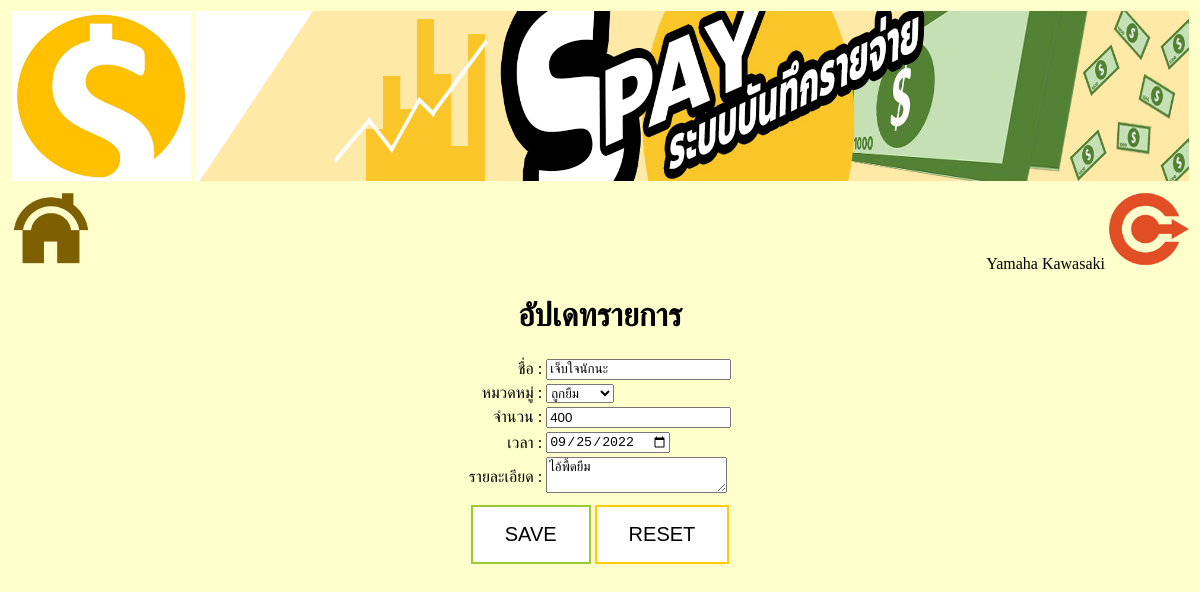
/f_spay_updatelist.php?id=1 (signed in), run on the app's committed database.
### tables this page shows
CREATE TABLE `payment` (
  `id` int(11) NOT NULL,
  `name` text  NOT NULL,
  `payment_type_id` int(11) NOT NULL,
  `date` date NOT NULL,
  `description` text  NOT NULL,
  `amount` decimal(10,0) NOT NULL,
  `is_delete` tinyint(1) NOT NULL,
  `user` varchar(10)  NOT NULL
);

CREATE TABLE `payment_type` (
  `id` int(11) NOT NULL,
  `name` text  NOT NULL,
  `description` text  NOT NULL,
  `is_delete` tinyint(1) NOT NULL,
  `last_update` datetime NOT NULL,
  `user` varchar(10)  NOT NULL
);

### f_spay_updatelist.php (the view, shortened to what this page needs)
<!DOCTYPE html>
<html>
<head>
</head>
<body bgcolor ="#FFFFCC">
<?php
require_once("db_connect.php");
require_once("header.php");
?>
<center>
<?php
echo "<h1 align='center'>อัปเดทรายการ</h1>\n";
$sql = "SELECT id, name, payment_type_id, date, description, amount, user FROM payment  WHERE id = '".$_GET["id"]."'  ;";
$rs = $db_conn->query($sql)
	or die ("Error: ".$sql."<br/><br/>");
$row = $rs->fetch_assoc();
$sql2  = "SELECT id, name, description, is_delete, last_update ";
$sql2 .=	"FROM payment_type where is_delete != 1 and user = '". $_SESSION["user"] ."'  ";
$sql2 .=	"ORDER BY id, name";
$rs2 = $db_conn->query($sql2)
	or die ("Error: " . $sql2 . "<br/><br/>");
echo "<form method='post' action='spay_updatelist.php'>\n";
echo "<table>";
echo "<tr><td align='right'>ชื่อ : </td>\n";
echo "    <td><input type='text' name='name' value='".$row["name"]."'/></td></tr>\n";
echo "<tr><td align='right'>หมวดหมู่ : </td>\n";
echo"<td>";
echo "<select name='payment_type_id'>\n";
if($rs2->num_rows > 0) {
	while($row2 = $rs2->fetch_assoc()) {
        echo "<option value='".$row2["id"]."' ".($row["payment_type_id"] == $row2["id"] ? "selected='selected'" : "").">".$row2["name"]."</option>\n";
	}
}
echo "</select>\n";
echo "</td>\n";
echo"</tr>\n";
echo "<tr><td align='right'>จำนวน : </td>\n";
echo "    <td><input type='number' name='amount' value='".$row["amount"]."'/></td></tr>\n";
echo "<tr><td align='right'>เวลา : </td>\n";
echo "    <td><input type='date' name='date' value='".$row["date"]."'/></td></tr>\n";
echo "<tr><td align='right'>รายละเอียด : </td>\n";
echo "    <td><textarea name='description'>".$row["description"]."</textarea></td></tr>\n";
echo "<tr><td colspan='2' align='center'>\n";
$string =  '<input type="submit" button class="button button1" onclick="window.location.href=\" value="SAVE">'.
 '<input type="RESET" button class="button button2" onclick="window.location.href=\" value="RESET">';
 echo $string;
 echo "	</td></tr>\n";
echo "</table>";
echo "</form>"
?>
</center>
</body>
</html>

### f_spay_updatelist.php (style rules this page uses)
.button { border: none; color: white; padding: 16px 32px; text-align: center; text-decoration: none; display: inline-block; font-size: 20px; margin: 4px 2px; transition-duration: 0.4s; cursor: pointer; }
.button1 { background-color: white; color: black; border: 2px solid #99CC33; }
.button2 { background-color: white; color: black; border: 2px solid #FFCC00; }

### data on the page
payment: name "เจ็บใจนักนะ", payment_type_id "ถูกยืม", amount "400", date "09/25/2022", description "ไอ้พื้ดยืม"

### other printed values
$_SESSION["firstname"] "Yamaha"
$_SESSION["lastname"] "Kawasaki"
